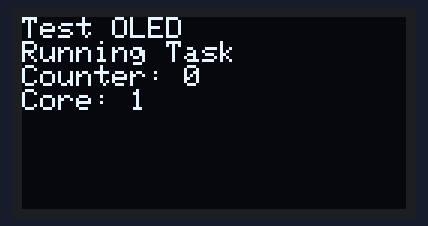
Simulated run of this sketch. Board: ESP32. Parts: 128×64 one-colour display.

Above: at 0.1 s.
At 3.8 s:
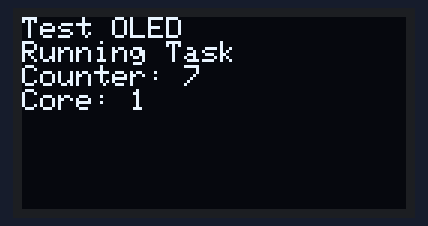
At 9.6 s:
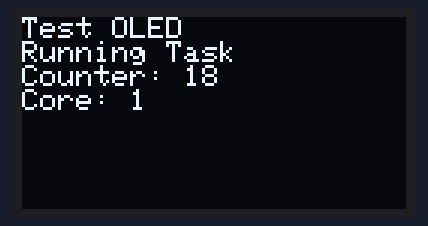
At 19.6 s:
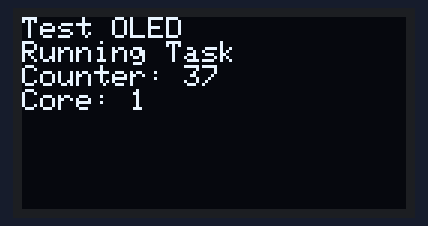
At 29.5 s:
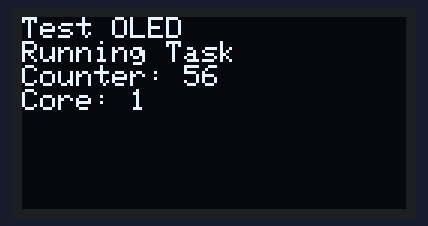
At 39.5 s:
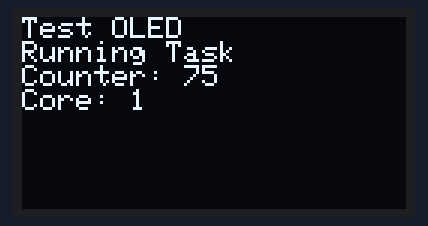

The sketch:

sketch.ino
```cpp
#include <Wire.h>
#include <Adafruit_GFX.h>
#include <Adafruit_SSD1306.h>

#define SCREEN_WIDTH 128
#define SCREEN_HEIGHT 64

Adafruit_SSD1306 display(SCREEN_WIDTH, SCREEN_HEIGHT, &Wire, -1);

int counter = 0;

void TaskOLED(void *pvParameters) {
  if (!display.begin(SSD1306_SWITCHCAPVCC, 0x3C)) {
    Serial.println("OLED failed!");
    vTaskDelete(NULL);
  }

  while (1) {
    display.clearDisplay();
    display.setTextSize(1);
    display.setTextColor(SSD1306_WHITE);

    display.setCursor(0, 0);
    display.println("Test OLED");
    display.println("Running Task");

    display.print("Counter: ");
    display.println(counter);

    display.print("Core: ");
    display.println(xPortGetCoreID());

    display.display();

    counter++;
    vTaskDelay(500 / portTICK_PERIOD_MS);
  }
}

void setup() {
  Serial.begin(115200);

  // pilih core 0 atau core 1
  // xTaskCreatePinnedToCore(TaskOLED, "OLED", 4096, NULL, 1, NULL, 0);
  xTaskCreatePinnedToCore(TaskOLED, "OLED", 4096, NULL, 1, NULL, 1);
}

void loop() {}
```

Measured:
- what the display in image 0 shows lasts 0.5 s, from 0.1 s to 0.6 s
